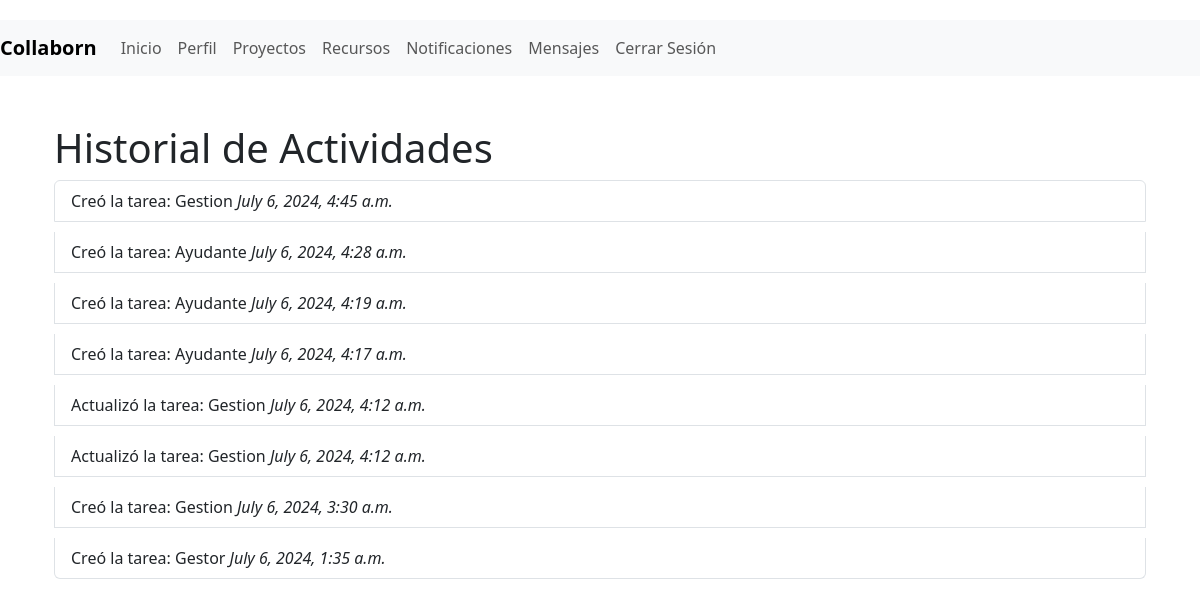
The page /perfil/historial_actividades/ (signed in) on the database its author committed.
### myapp/models.py (models this page shows, shortened)
class Actividad(models.Model):
    usuario = models.ForeignKey(User, on_delete=models.CASCADE)
    accion = models.CharField(max_length=255)
    fecha = models.DateTimeField(auto_now_add=True)

### myapp/views.py (the view)
# urls.py: path('perfil/historial_actividades/', views.historial_actividades, name='historial_actividades'),
@login_required
def historial_actividades(request):
    actividades = Actividad.objects.filter(usuario=request.user).order_by('-fecha')
    return render(request, 'myapp/historial_actividades.html', {'actividades': actividades})

### myapp/templates/myapp/historial_actividades.html (shortened to what this page needs)
{% extends 'myapp/base.html' %}
{% block content %}
<div class="container mt-5">
    <h1>Historial de Actividades</h1>
    <ul class="list-group">
        {% for actividad in actividades %}
        <li class="list-group-item">
            {{ actividad.accion }} <em>{{ actividad.fecha }}</em>
        </li>
        {% endfor %}
    </ul>
</div>
{% endblock %}

### myapp/static/css/style.css (style rules this page uses)
body { padding-top: 20px; }
.list-group-item { margin-bottom: 10px; }

### rows shown on the page
Actividad: accion "Creó la tarea: Gestion", fecha "July 6, 2024, 4:45 a.m."
Actividad: accion "Creó la tarea: Ayudante", fecha "July 6, 2024, 4:28 a.m."
Actividad: accion "Creó la tarea: Ayudante", fecha "July 6, 2024, 4:19 a.m."
Actividad: accion "Creó la tarea: Ayudante", fecha "July 6, 2024, 4:17 a.m."
Actividad: accion "Actualizó la tarea: Gestion", fecha "July 6, 2024, 4:12 a.m."
Actividad: accion "Actualizó la tarea: Gestion", fecha "July 6, 2024, 4:12 a.m."
Actividad: accion "Creó la tarea: Gestion", fecha "July 6, 2024, 3:30 a.m."
Actividad: accion "Creó la tarea: Gestor", fecha "July 6, 2024, 1:35 a.m."
